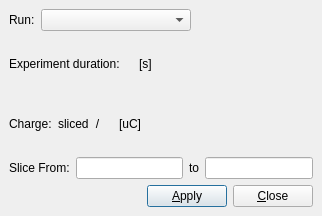
<?xml version="1.0" encoding="UTF-8"?>
<ui version="4.0">
 <class>SANSEventSlicing</class>
 <widget class="QMainWindow" name="SANSEventSlicing">
  <property name="geometry">
   <rect>
    <x>0</x>
    <y>0</y>
    <width>322</width>
    <height>216</height>
   </rect>
  </property>
  <property name="windowTitle">
   <string>SANS Time Slicing</string>
  </property>
  <widget class="QWidget" name="centralwidget">
  <layout class="QGridLayout" name="gridLayout">
   <item row="0" column="0">
    <layout class="QHBoxLayout" name="horizontalLayout">
     <item>
      <widget class="QLabel" name="run_label">
       <property name="text">
        <string>Run:</string>
       </property>
      </widget>
     </item>
     <item>
      <widget class="MantidQt::MantidWidgets::WorkspaceSelector" name="run_opt">
       <property name="sizePolicy">
        <sizepolicy hsizetype="MinimumExpanding" vsizetype="Fixed">
         <horstretch>0</horstretch>
         <verstretch>0</verstretch>
        </sizepolicy>
       </property>
       <property name="minimumSize">
        <size>
         <width>150</width>
         <height>0</height>
        </size>
       </property>
       <property name="WorkspaceTypes" stdset="0">
        <stringlist>
         <string>EventWorkspace</string>
        </stringlist>
       </property>
      </widget>
     </item>
     <item>
      <spacer name="horizontalSpacer">
       <property name="orientation">
        <enum>Qt::Horizontal</enum>
       </property>
       <property name="sizeHint" stdset="0">
        <size>
         <width>40</width>
         <height>20</height>
        </size>
       </property>
      </spacer>
     </item>
    </layout>
   </item>
   <item row="1" column="0">
    <layout class="QHBoxLayout" name="horizontalLayout_2">
     <item>
      <widget class="QLabel" name="label">
       <property name="text">
        <string>Experiment duration:</string>
       </property>
      </widget>
     </item>
     <item>
      <widget class="QLabel" name="time_label">
       <property name="text">
        <string/>
       </property>
      </widget>
     </item>
     <item>
      <widget class="QLabel" name="label_2">
       <property name="text">
        <string>[s]</string>
       </property>
      </widget>
     </item>
     <item>
      <spacer name="horizontalSpacer_2">
       <property name="orientation">
        <enum>Qt::Horizontal</enum>
       </property>
       <property name="sizeHint" stdset="0">
        <size>
         <width>40</width>
         <height>20</height>
        </size>
       </property>
      </spacer>
     </item>
    </layout>
   </item>
   <item row="2" column="0">
    <layout class="QHBoxLayout" name="horizontalLayout_3">
     <item>
      <widget class="QLabel" name="label_3">
       <property name="text">
        <string>Charge:</string>
       </property>
      </widget>
     </item>
     <item>
      <widget class="QLabel" name="sliced_label">
       <property name="text">
        <string>sliced</string>
       </property>
      </widget>
     </item>
     <item>
      <widget class="QLabel" name="label_4">
       <property name="text">
        <string>/</string>
       </property>
       <property name="alignment">
        <set>Qt::AlignCenter</set>
       </property>
      </widget>
     </item>
     <item>
      <widget class="QLabel" name="total_label">
       <property name="text">
        <string/>
       </property>
      </widget>
     </item>
     <item>
      <widget class="QLabel" name="label_5">
       <property name="text">
        <string>[uC]</string>
       </property>
      </widget>
     </item>
     <item>
      <spacer name="horizontalSpacer_4">
       <property name="orientation">
        <enum>Qt::Horizontal</enum>
       </property>
       <property name="sizeHint" stdset="0">
        <size>
         <width>40</width>
         <height>20</height>
        </size>
       </property>
      </spacer>
     </item>
    </layout>
   </item>
   <item row="3" column="0">
    <layout class="QHBoxLayout" name="horizontalLayout_4">
     <item>
      <widget class="QLabel" name="label_6">
       <property name="text">
        <string>Slice From:</string>
       </property>
      </widget>
     </item>
     <item>
      <widget class="QLineEdit" name="startDouble"/>
     </item>
     <item>
      <widget class="QLabel" name="label_7">
       <property name="text">
        <string>to</string>
       </property>
       <property name="alignment">
        <set>Qt::AlignCenter</set>
       </property>
      </widget>
     </item>
     <item>
      <widget class="QLineEdit" name="stopDouble"/>
     </item>
    </layout>
   </item>
   <item row="4" column="0">
    <layout class="QHBoxLayout" name="horizontalLayout_5">
     <item>
      <spacer name="horizontalSpacer_3">
       <property name="orientation">
        <enum>Qt::Horizontal</enum>
       </property>
       <property name="sizeHint" stdset="0">
        <size>
         <width>40</width>
         <height>20</height>
        </size>
       </property>
      </spacer>
     </item>
     <item>
      <widget class="QPushButton" name="applyPb">
       <property name="text">
        <string>&amp;Apply</string>
       </property>
       <property name="default">
        <bool>true</bool>
       </property>
      </widget>
     </item>
     <item>
      <widget class="QPushButton" name="closePb">
       <property name="text">
        <string>&amp;Close</string>
       </property>
      </widget>
     </item>
    </layout>
   </item>
  </layout>
  </widget>
 </widget>
 <customwidgets>
  <customwidget>
   <class>MantidQt::MantidWidgets::WorkspaceSelector</class>
   <extends>QComboBox</extends>
   <header>MantidQtWidgets/Common/Common/WorkspaceSelector.h</header>
  </customwidget>
 </customwidgets>
 <resources/>
 <connections>
  <connection>
   <sender>closePb</sender>
   <signal>clicked()</signal>
   <receiver>SANSEventSlicing</receiver>
   <slot>close()</slot>
   <hints>
    <hint type="sourcelabel">
     <x>255</x>
     <y>186</y>
    </hint>
    <hint type="destinationlabel">
     <x>223</x>
     <y>209</y>
    </hint>
   </hints>
  </connection>
 </connections>
</ui>
